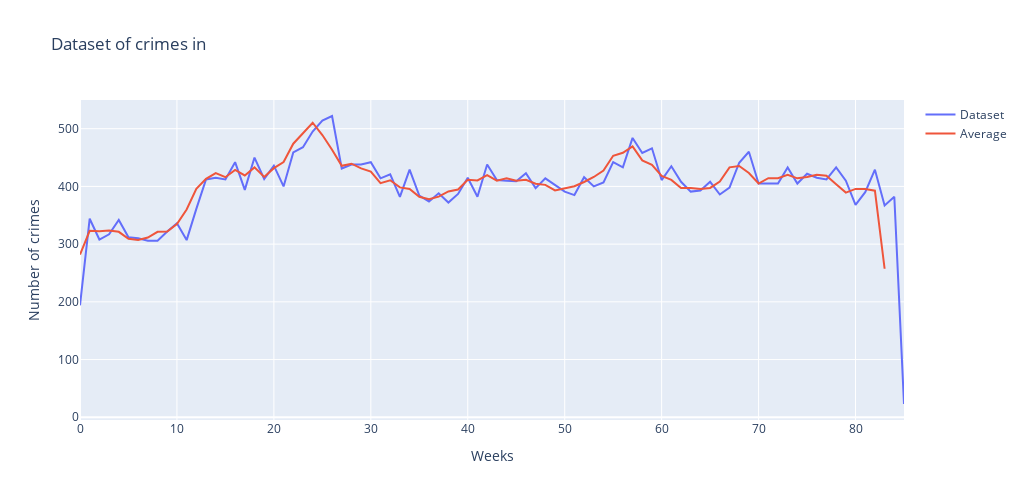

Here is the notebook cell this chart was saved with:
### Code cell
import plotly.graph_objects as go
list_graphs = []
graph_1 = go.Scatter(x=list(range(0,len(df1))),y=df1.flatten(),name="Dataset")
list_graphs.append(graph_1)
average = moving_average(df1)
graph_2 = go.Scatter(x=list(range(0,len(df1))),y=average,name="Average")
list_graphs.append(graph_2)
fig = go.Figure(data=list_graphs)
fig.update_layout(width=1024,height=500,title="Dataset of crimes in ",xaxis=dict(title='Weeks'),yaxis=dict(title='Number of crimes'))

fig.show()

### Figure 1 — Plotly figure (JSON) as saved in the notebook; plotly's stock layout.template omitted (floating-point values rounded to 4 significant figures)
{"data": [{"name": "Dataset", "x": [0, 1, 2, 3, 4, 5, 6, 7, 8, 9, 10, 11, 12, 13, 14, 15, 16, 17, 18, 19, 20, 21, 22, 23, 24, 25, 26, 27, 28, 29, 30, 31, 32, 33, 34, 35, 36, 37, 38, 39, 40, 41, 42, 43, 44, 45, 46, 47, 48, 49, 50, 51, 52, 53, 54, 55, 56, 57, 58, 59, 60, 61, 62, 63, 64, 65, 66, 67, 68, 69, 70, 71, 72, 73, 74, 75, 76, 77, 78, 79, 80, 81, 82, 83, 84, 85], "y": [194, 344, 308, 317, 342, 312, 310, 306, 306, 322, 336, 307, 361, 412, 415, 412, 442, 394, 450, 413, 436, 400, 459, 468, 495, 514, 522, 431, 438, 438, 442, 414, 421, 382, 429, 384, 374, 388, 372, 387, 415, 382, 438, 411, 410, 409, 423, 397, 414, 403, 391, 385, 416, 400, 407, 442, 433, 484, 458, 466, 411, 435, 408, 391, 393, 408, 386, 398, 441, 460, 405, 405, 405, 433, 405, 422, 415, 412, 433, 410, 368, 390, 429, 367, 382, 23], "type": "scatter"}, {"name": "Average", "x": [0, 1, 2, 3, 4, 5, 6, 7, 8, 9, 10, 11, 12, 13, 14, 15, 16, 17, 18, 19, 20, 21, 22, 23, 24, 25, 26, 27, 28, 29, 30, 31, 32, 33, 34, 35, 36, 37, 38, 39, 40, 41, 42, 43, 44, 45, 46, 47, 48, 49, 50, 51, 52, 53, 54, 55, 56, 57, 58, 59, 60, 61, 62, 63, 64, 65, 66, 67, 68, 69, 70, 71, 72, 73, 74, 75, 76, 77, 78, 79, 80, 81, 82, 83, 84, 85], "y": [282.0, 323.0, 322.3, 323.7, 321.3, 309.3, 307.3, 311.3, 321.3, 321.7, 334.7, 360.0, 396.0, 413.0, 423.0, 416.0, 428.7, 419.0, 433.0, 416.3, 431.7, 442.3, 474.0, 492.3, 510.3, 489.0, 463.7, 435.7, 439.3, 431.3, 425.7, 405.7, 410.7, 398.3, 395.7, 382.0, 378.0, 382.3, 391.3, 394.7, 411.7, 410.3, 419.7, 410.0, 414.0, 409.7, 411.3, 404.7, 402.7, 393.0, 397.3, 400.3, 407.7, 416.3, 427.3, 453.0, 458.3, 469.3, 445.0, 437.3, 418.0, 411.3, 397.3, 397.3, 395.7, 397.3, 408.3, 433.0, 435.3, 423.3, 405.0, 414.3, 414.3, 420.0, 414.0, 416.3, 420.0, 418.3, 403.7, 389.3, 395.7, 395.3, 392.7, 257.3], "type": "scatter"}], "layout": {"width": 1024, "height": 500, "title": {"text": "Dataset of crimes in "}, "xaxis": {"title": {"text": "Weeks"}}, "yaxis": {"title": {"text": "Number of crimes"}}}}
